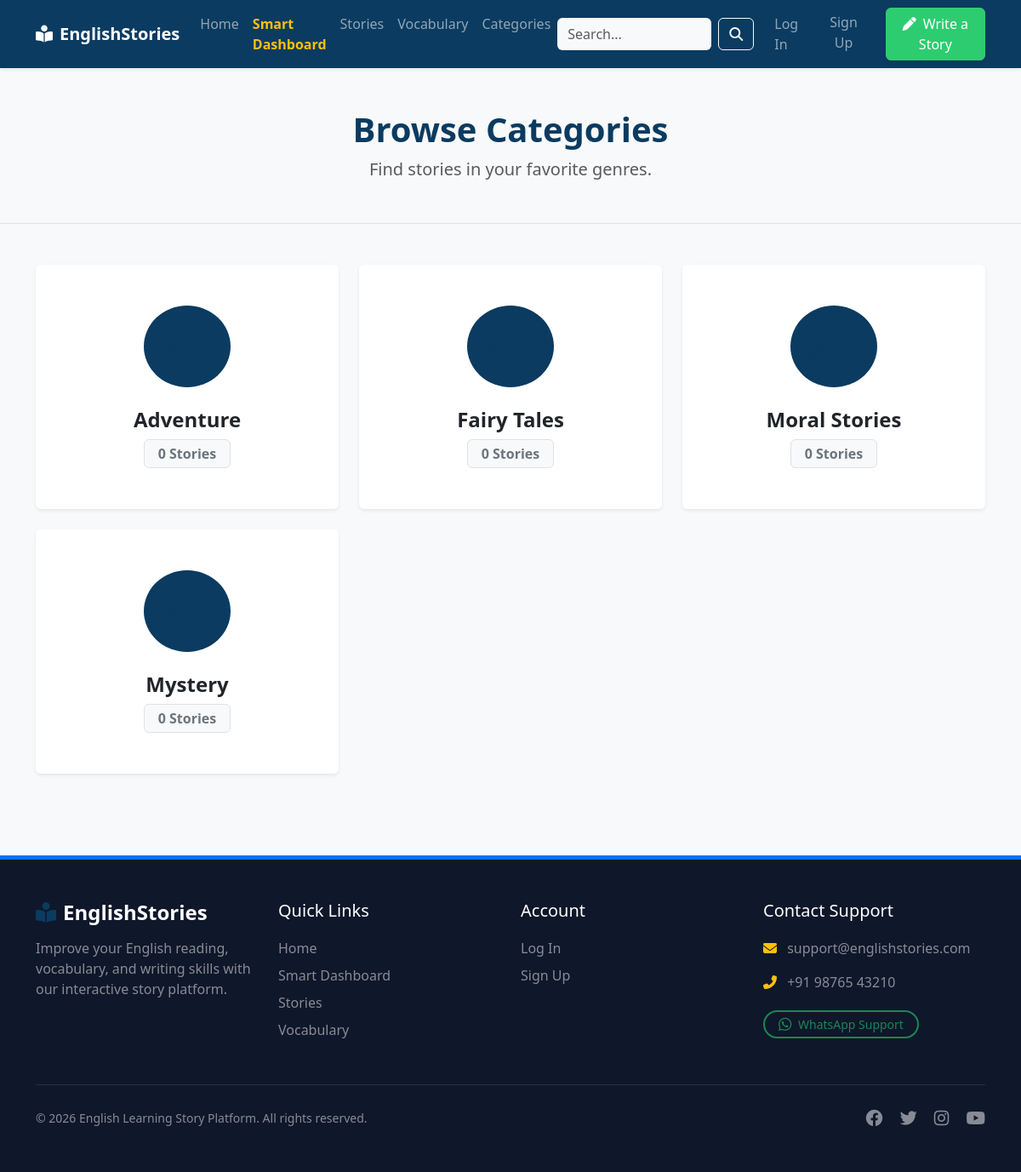
The app's page /english-learning/categories.php, older data.
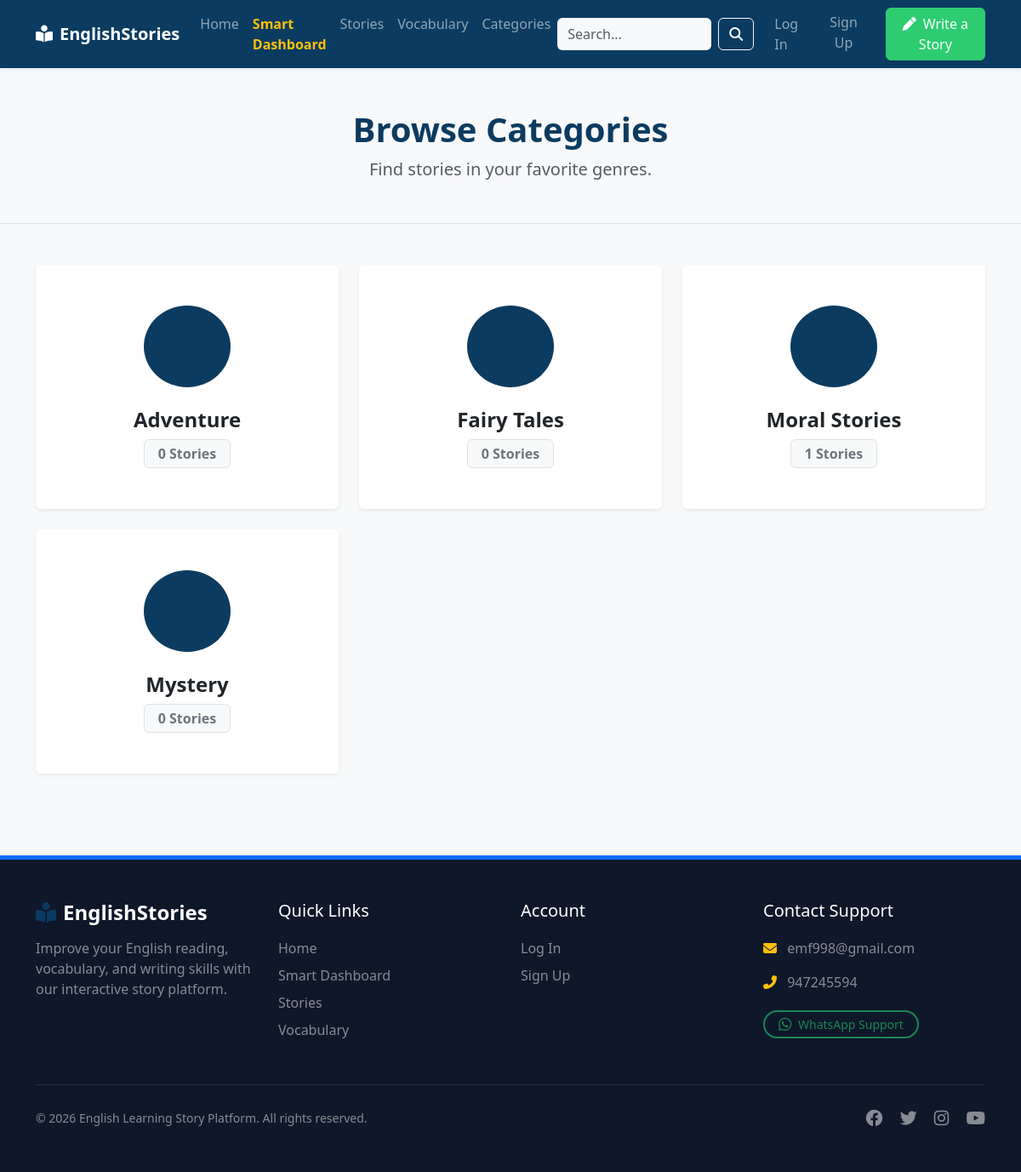
The same page, newer data.
### tables this page shows
CREATE TABLE `categories` (
  `id` int(11) NOT NULL AUTO_INCREMENT,
  `name` varchar(100) NOT NULL,
  `slug` varchar(100) NOT NULL,
  `created_at` timestamp NOT NULL DEFAULT current_timestamp(),
  PRIMARY KEY (`id`),
  UNIQUE KEY `slug` (`slug`)
);

### english-learning/includes/functions.php (called while the page is built, shortened)
<?php
function escape($string) {
    return htmlspecialchars($string, ENT_QUOTES, 'UTF-8');
}
?>

### english-learning/categories.php (the view, shortened to what the changed rows need)
<?php
include 'includes/header.php';
$sql = "
    SELECT c.*, COUNT(s.id) as story_count
    FROM categories c
    LEFT JOIN stories s ON c.id = s.category_id AND s.status = 'Published'
    GROUP BY c.id
    ORDER BY c.name ASC
";
$stmt = $pdo->query($sql);
$categories = $stmt->fetchAll();
?>
<div class="bg-light py-5 mb-5 border-bottom">
    <div class="container text-center">
        <h1 class="fw-bold text-primary-custom mb-2">Browse Categories</h1>
    </div>
</div>
<div class="container pb-5">
    <div class="row g-4">
        <?php foreach($categories as $cat): ?>
        <div class="col-md-4 col-sm-6">
            <a href="stories.php?category=<?= $cat['id'] ?>" class="text-decoration-none">
                <div class="card h-100 border-0 shadow-sm hover-shadow transition">
                    <div class="card-body p-5 text-center">
                        <div class="mb-4">
                            <div class="d-inline-block p-4 rounded-circle bg-primary-custom bg-opacity-10 text-primary-custom">
                                <i class="fas fa-folder-open fa-3x"></i>
                            </div>
                        </div>
                        <h4 class="fw-bold text-dark mb-2"><?= escape($cat['name']) ?></h4>
                        <span class="badge bg-light text-secondary border px-3 py-2 fs-6"><?= $cat['story_count'] ?> Stories</span>
                    </div>
                </div>
            </a>
        </div>
        <?php endforeach; ?>
    </div>
</div>
<?php include 'includes/footer.php'; ?>

### english-learning/includes/footer.php (shortened to what the changed rows need)
<?php
$footer_settings = [];
try {
    $stmt_footer = $pdo->query("SELECT setting_key, setting_value FROM site_settings");
    while ($row = $stmt_footer->fetch()) {
        $footer_settings[$row['setting_key']] = $row['setting_value'];
    }
} catch (PDOException $e) {
}
$c_email = $footer_settings['contact_email'] ?? 'support@englishstories.com';
$c_phone = $footer_settings['contact_phone'] ?? '+91 98765 43210';
$c_wa    = $footer_settings['contact_whatsapp'] ?? '919876543210';
?>
</main>
<footer class="py-5 mt-auto border-top border-5 border-primary" style="background-color: #0f172a; color: #f8fafc;">
    <div class="container">
        <div class="row gy-4">
            <div class="col-lg-3 col-md-6">
                <ul class="list-unstyled mb-0 lh-lg">
                    <li class="text-white-50 mb-2"><i class="fas fa-envelope me-2 text-warning"></i> <?= escape($c_email) ?></li>
                    <li class="text-white-50 mb-2"><i class="fas fa-phone-alt me-2 text-warning"></i> <?= escape($c_phone) ?></li>
                    <li class="mt-3">
                        <a href="https://wa.me/<?= escape($c_wa) ?>" target="_blank" class="btn btn-sm btn-outline-success border-2 rounded-pill px-3">
                        </a>
                    </li>
                </ul>
            </div>
        </div>
    </div>
</footer>
</body>
</html>

Row changes from the older to the newer data that the page shows:
changed categories "Moral Stories": story_count "0" → "1"
Text that changed along with them:
$c_email: "support@englishstories.com" → "emf998@gmail.com"
$c_phone: "+91 98765 43210" → "947245594"
